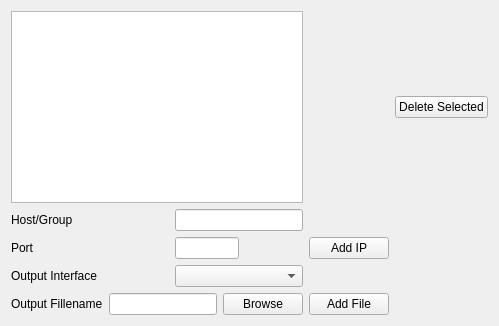
      <widget class="QWidget" name="MDIOut" >
       <attribute name="title" >
        <string>MDI Output</string>
       </attribute>
       <layout class="QGridLayout" name="_23" >
        <property name="margin" >
         <number>11</number>
        </property>
        <property name="spacing" >
         <number>6</number>
        </property>
        <item row="1" column="1" >
         <widget class="QPushButton" name="PushButtonAddMDIDest" >
          <property name="text" >
           <string>Add IP</string>
          </property>
         </widget>
        </item>
        <item row="0" column="2" >
         <widget class="QPushButton" name="PushButtonDeleteMDIOutput" >
          <property name="text" >
           <string>Delete Selected</string>
          </property>
         </widget>
        </item>
        <item row="2" column="0" >
         <layout class="QHBoxLayout" name="_24" >
          <item>
           <widget class="QLabel" name="TextLabel1_6_2" >
            <property name="text" >
             <string>Output Fillename</string>
            </property>
            <property name="wordWrap" >
             <bool>false</bool>
            </property>
           </widget>
          </item>
          <item>
           <widget class="QLineEdit" name="LineEditMDIOutputFile" >
            <property name="maximumSize" >
             <size>
              <width>256</width>
              <height>32767</height>
             </size>
            </property>
           </widget>
          </item>
          <item>
           <widget class="QPushButton" name="PushButtonMDIOutBrowse" >
            <property name="text" >
             <string>Browse</string>
            </property>
           </widget>
          </item>
         </layout>
        </item>
        <item row="2" column="1" >
         <widget class="QPushButton" name="PushButtonAddMDIFileDest" >
          <property name="text" >
           <string>Add File</string>
          </property>
         </widget>
        </item>
        <item row="1" column="0" >
         <layout class="QGridLayout" name="_25" >
          <item row="0" column="0" >
           <widget class="QLabel" name="TextLabel8_2" >
            <property name="sizePolicy" >
             <sizepolicy vsizetype="Preferred" hsizetype="Minimum" >
              <horstretch>0</horstretch>
              <verstretch>0</verstretch>
             </sizepolicy>
            </property>
            <property name="text" >
             <string>Host/Group</string>
            </property>
            <property name="wordWrap" >
             <bool>false</bool>
            </property>
           </widget>
          </item>
          <item row="2" column="1" >
           <widget class="QComboBox" name="ComboBoxMDIoutInterface" >
            <property name="sizePolicy" >
             <sizepolicy vsizetype="Preferred" hsizetype="Expanding" >
              <horstretch>0</horstretch>
              <verstretch>0</verstretch>
             </sizepolicy>
            </property>
            <property name="maximumSize" >
             <size>
              <width>128</width>
              <height>32767</height>
             </size>
            </property>
           </widget>
          </item>
          <item row="2" column="0" >
           <widget class="QLabel" name="TextLabel9_2" >
            <property name="sizePolicy" >
             <sizepolicy vsizetype="Preferred" hsizetype="Minimum" >
              <horstretch>0</horstretch>
              <verstretch>0</verstretch>
             </sizepolicy>
            </property>
            <property name="text" >
             <string>Output Interface</string>
            </property>
            <property name="wordWrap" >
             <bool>false</bool>
            </property>
           </widget>
          </item>
          <item row="1" column="0" >
           <widget class="QLabel" name="TextLabel7_2" >
            <property name="sizePolicy" >
             <sizepolicy vsizetype="Preferred" hsizetype="Minimum" >
              <horstretch>0</horstretch>
              <verstretch>0</verstretch>
             </sizepolicy>
            </property>
            <property name="text" >
             <string>Port</string>
            </property>
            <property name="wordWrap" >
             <bool>false</bool>
            </property>
           </widget>
          </item>
          <item row="0" column="1" >
           <widget class="QLineEdit" name="LineEditMDIOutAddr" >
            <property name="sizePolicy" >
             <sizepolicy vsizetype="Preferred" hsizetype="Expanding" >
              <horstretch>0</horstretch>
              <verstretch>0</verstretch>
             </sizepolicy>
            </property>
            <property name="maximumSize" >
             <size>
              <width>128</width>
              <height>32767</height>
             </size>
            </property>
           </widget>
          </item>
          <item row="1" column="1" >
           <widget class="QLineEdit" name="LineEditMDIoutPort" >
            <property name="sizePolicy" >
             <sizepolicy vsizetype="Preferred" hsizetype="Expanding" >
              <horstretch>0</horstretch>
              <verstretch>0</verstretch>
             </sizepolicy>
            </property>
            <property name="maximumSize" >
             <size>
              <width>64</width>
              <height>32767</height>
             </size>
            </property>
           </widget>
          </item>
         </layout>
        </item>
        <item row="0" column="0" >
         <widget class="QTreeView" name="treeViewMDIOutputs" >
          <property name="rootIsDecorated" >
           <bool>false</bool>
          </property>
          <property name="allColumnsShowFocus" >
           <bool>true</bool>
          </property>
         </widget>
        </item>
       </layout>
      </widget>
